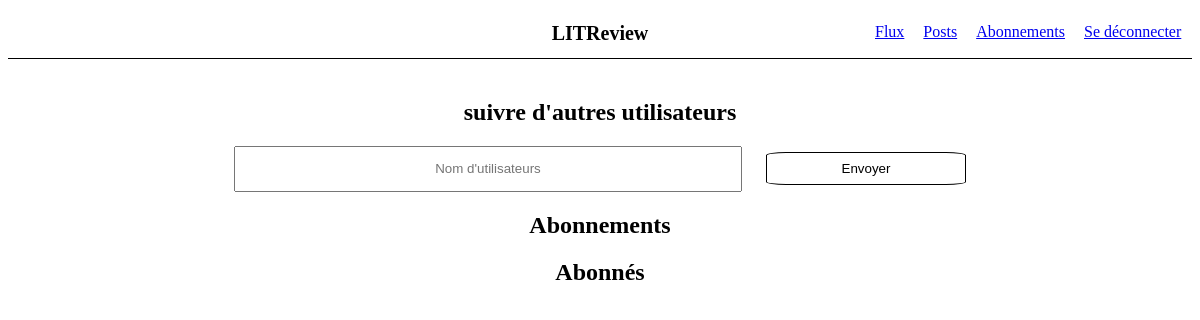
The app's page /abonnements/ (signed in), older data.
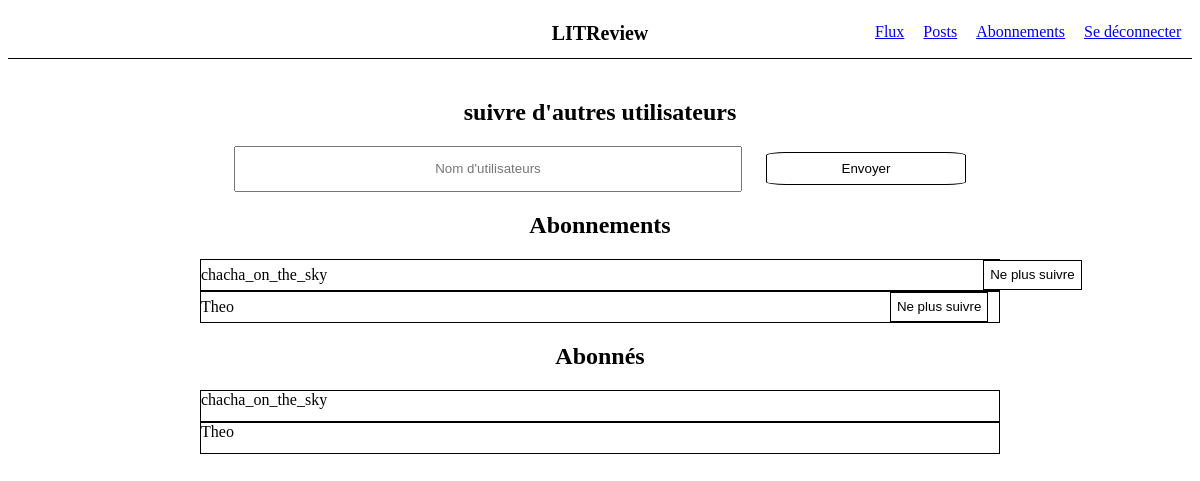
The same page, newer data.
### login/models.py (models this page shows)
class User(AbstractUser):
    follows = models.ManyToManyField('self',  symmetrical= False, related_name="follows_list")
    followers = models.ManyToManyField('self',  symmetrical= False, related_name="followers_list")

### abo/views.py (the view)
# urls.py: path('abonnements/', abo.views.abonnement, name='abonnements'),
def abonnement(request):
    User_on = request.user
    abonnements = []
    abonnes = []
    abonnements = User_on.follows.all()
    abonnes = User_on.followers.all()
    return render(request, 'abonnement.html', context={'abonnements' : abonnements, 'abonnes' : abonnes })

### abo/templates/abonnement.html (shortened to what this page needs)
{% extends 'base_flow.html' %}
{% block content %}
<div class="main_container_abo">
    <h2>suivre d'autres utilisateurs</h2>
    <form action="{% url 'follow' %}" method="POST" id="follow_form">
        <input type="text" name="test" placeholder="Nom d'utilisateurs">
        <button type="submit" class="btn" name="follow_btn" form="follow_form">Envoyer</button>
    </form>
    <h2>Abonnements</h2>
    <ul>
        {% for abo in abonnements %}
            <form action="{% url 'unfollow' %}" method="POST" id="unfollow_form">
                <li>{{ abo.username }} <button type="submit" id="btn-unfollow" name="unfollow_btn" value="{{ abo.id }}" form="unfollow_form">Ne plus suivre</button></li>
            </form>
        {% endfor %}
    </ul>
    <h2>Abonnés</h2>
        {% for abo in abonnes %}
            <li>{{ abo.username }}</li>
        {% endfor %}
</div>
{% endblock content %}

Row changes from the older to the newer data that the page shows:
now on this page (row edited): User: username "chacha_on_the_sky", {{ abo.id }} 2 (drawn)
added User: username "Theo", {{ abo.id }} 3 (drawn)
